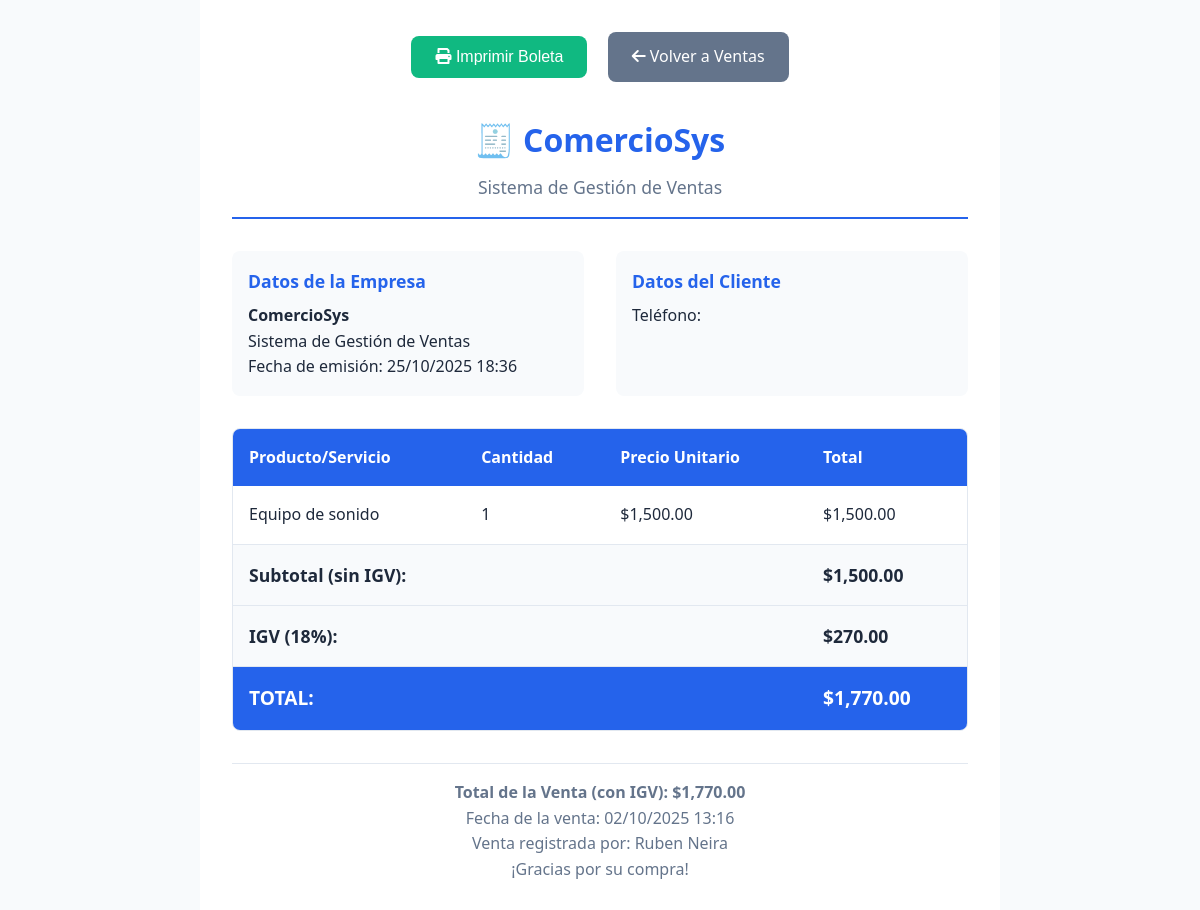
The page /boleta.php?id=2 (signed in) on the database its author committed.
### tables this page shows
CREATE TABLE cobranza (
    id INT AUTO_INCREMENT PRIMARY KEY,
    id_cod_usuario INT,
    concepto VARCHAR(100) NOT NULL,
    fecha DATE NOT NULL,
    hora TIME NOT NULL,
    cantidad INT NOT NULL,
    precio_unitario DECIMAL(10,2) NOT NULL,
    total DECIMAL(10,2) NOT NULL,
    FOREIGN KEY (id_cod_usuario) REFERENCES usuarios(id_cod)
);

### includes/functions.php (called while the page is built, shortened)
<?php
function getVentaById($id) {
    $conn = getDBConnection();
    $stmt = $conn->prepare("SELECT * FROM cobranza WHERE id = ?");
    $stmt->bind_param("i", $id);
    $stmt->execute();
    $result = $stmt->get_result();
    $venta = $result->fetch_assoc();
    return $venta;
}
function formatDate($date) {
    return date('d/m/Y', strtotime($date));
}
function formatTime($time) {
    return date('H:i', strtotime($time));
}
function formatCurrency($amount) {
    return '$' . number_format($amount, 2, '.', ',');
}
function calcularIGV($subtotal) {
    return $subtotal * IGV_RATE;
}
?>

### includes/auth.php (called while the page is built, shortened)
<?php
function isLoggedIn() {
    return isset($_SESSION['user_id']) && !empty($_SESSION['user_id']);
}
function getCurrentUser() {
    return [
        'id' => $_SESSION['user_id'],
        'nombre' => $_SESSION['user_name'],
        'apellido' => $_SESSION['user_apellido'],
        'nick' => $_SESSION['user_nick'],
        'rol' => $_SESSION['user_role']
    ];
}
?>

### boleta.php (the view, shortened to what this page needs)
<?php
require_once 'includes/auth.php';
require_once 'includes/functions.php';
$user = getCurrentUser();
$venta_id = $_GET['id'] ?? 0;
$venta = getVentaById($venta_id);
$comprador = getCompradorById($venta['id_comprador']);
$subtotal = $venta['total'];
$igv = calcularIGV($subtotal);
$total_con_igv = $subtotal + $igv;
?>
<!DOCTYPE html>
<html lang="es">
<head>
    <link rel="stylesheet" href="css/style.css">
    <link href="https://cdnjs.cloudflare.com/ajax/libs/font-awesome/6.0.0/css/all.min.css" rel="stylesheet">
</head>
<body>
    <div class="invoice-container">
        <div class="print-actions">
            <button onclick="window.print()" class="btn-print">
                <i class="fas fa-print"></i>
                Imprimir Boleta
            </button>
            <a href="ventas.php" class="btn-back">
                <i class="fas fa-arrow-left"></i>
                Volver a Ventas
            </a>
        </div>
        <div class="invoice-header">
            <div class="invoice-title">🧾 ComercioSys</div>
            <div class="invoice-subtitle">Sistema de Gestión de Ventas</div>
        </div>
        <div class="invoice-info">
            <div class="invoice-section">
                <h3>Datos de la Empresa</h3>
                <p><strong>ComercioSys</strong></p>
                <p>Sistema de Gestión de Ventas</p>
                <p>Fecha de emisión: <?php echo date('d/m/Y H:i'); ?></p>
            </div>
            <div class="invoice-section">
                <h3>Datos del Cliente</h3>
                <p>Teléfono: <?php echo htmlspecialchars($comprador['telefono']); ?></p>
            </div>
        </div>
        <div class="invoice-details">
            <table class="invoice-table">
                <thead>
                    <tr>
                        <th>Producto/Servicio</th>
                        <th>Cantidad</th>
                        <th>Precio Unitario</th>
                        <th>Total</th>
                    </tr>
                </thead>
                <tbody>
                    <tr>
                        <td><?php echo htmlspecialchars($venta['concepto']); ?></td>
                        <td><?php echo $venta['cantidad']; ?></td>
                        <?php
                            $cantidad = (int)($venta['cantidad'] ?? 1);
                            $precio_unitario_mostrar = $cantidad ? ((float)$venta['total'] / $cantidad) : (float)($venta['precio_unitario'] ?? 0);
                        ?>
                        <td><?php echo formatCurrency($precio_unitario_mostrar); ?></td>
                        <td><?php echo formatCurrency($venta['total']); ?></td>
                    </tr>
                    <tr class="invoice-total">
                        <td colspan="3"><strong>Subtotal (sin IGV):</strong></td>
                        <td><strong><?php echo formatCurrency($subtotal); ?></strong></td>
                    </tr>
                    <tr class="invoice-total">
                        <td colspan="3"><strong>IGV (18%):</strong></td>
                        <td><strong><?php echo formatCurrency($igv); ?></strong></td>
                    </tr>
                    <tr class="invoice-total" style="background: #2563eb; color: white; font-size: 1.2rem;">
                        <td colspan="3"><strong>TOTAL:</strong></td>
                        <td><strong><?php echo formatCurrency($total_con_igv); ?></strong></td>
                    </tr>
                </tbody>
            </table>
        </div>
        <div class="invoice-footer">
            <p><strong>Total de la Venta (con IGV): <?php echo formatCurrency($total_con_igv); ?></strong></p>
            <p>Fecha de la venta: <?php echo formatDate($venta['fecha']) . ' ' . formatTime($venta['hora']); ?></p>
            <p>Venta registrada por: <?php echo htmlspecialchars($user['nombre'] . ' ' . $user['apellido']); ?></p>
            <p>¡Gracias por su compra!</p>
        </div>
    </div>
</body>
</html>

### css/style.css (style rules this page uses)
:root { --primary-color: #2563eb; --primary-dark: #1d4ed8; --secondary-color: #64748b; --success-color: #10b981; --warning-color: #f59e0b; --error-color: #ef4444; --background-color: #f8fafc; --surface-color: #ffffff; --text-primary: #1e293b; --text-secondary: #64748b; --border-color: #e2e8f0; --shadow-sm: 0 1px 2px 0 rgb(0 0 0 / 0.05); --shadow-md: 0 4px 6px -1px rgb(0 0 0 / 0.1), 0 2px 4px -2px rgb(0 0 0 / 0.1); --shadow-lg: 0 10px 15px -3px rgb(0 0 0 / 0.1), 0 4px 6px -4px rgb(0 0 0 / 0.1); --border-radius: 8px; --border-radius-lg: 12px; --transition: all 0.2s ease-in-out; }
* { margin: 0; padding: 0; box-sizing: border-box; }
body { font-family: 'Segoe UI', Tahoma, Geneva, Verdana, sans-serif; background-color: var(--background-color); color: var(--text-primary); line-height: 1.6; }

### boleta.php (style rules this page uses)
.invoice-container { max-width: 800px; margin: 0 auto; padding: 2rem; background: white; }
.invoice-header { text-align: center; border-bottom: 2px solid #2563eb; padding-bottom: 1rem; margin-bottom: 2rem; }
.invoice-title { font-size: 2rem; font-weight: bold; color: #2563eb; margin-bottom: 0.5rem; }
.invoice-subtitle { color: #64748b; font-size: 1.1rem; }
.invoice-info { display: grid; grid-template-columns: 1fr 1fr; gap: 2rem; margin-bottom: 2rem; }
.invoice-section { background: #f8fafc; padding: 1rem; border-radius: 8px; }
.invoice-section h3 { color: #2563eb; margin-bottom: 0.5rem; font-size: 1.1rem; }
.invoice-details { background: white; border: 1px solid #e2e8f0; border-radius: 8px; overflow: hidden; margin-bottom: 2rem; }
.invoice-table { width: 100%; border-collapse: collapse; }
.invoice-table th { background: #2563eb; color: white; padding: 1rem; text-align: left; font-weight: 600; }
.invoice-table td { padding: 1rem; border-bottom: 1px solid #e2e8f0; }
.invoice-table tr:last-child td { border-bottom: none; }
.invoice-total { background: #f8fafc; font-weight: bold; font-size: 1.1rem; }
.invoice-footer { text-align: center; margin-top: 2rem; padding-top: 1rem; border-top: 1px solid #e2e8f0; color: #64748b; }
.print-actions { text-align: center; margin-bottom: 2rem; }
.btn-print { background: #10b981; color: white; padding: 0.75rem 1.5rem; border: none; border-radius: 8px; font-size: 1rem; cursor: pointer; margin-right: 1rem; }
.btn-back { background: #64748b; color: white; padding: 0.75rem 1.5rem; border: none; border-radius: 8px; font-size: 1rem; cursor: pointer; text-decoration: none; display: inline-block; }

### rows shown on the page
cobranza: concepto "Equipo de sonido", cantidad "1", formatCurrency($precio_unitario_mostrar) "$1,500.00", total "$1,500.00", total "$270.00", total "$1,770.00", fecha "02/10/2025", hora "13:16"

### other values the page prints
$user['nombre'] . ' ' . $user['apellido'] "Ruben Neira"
